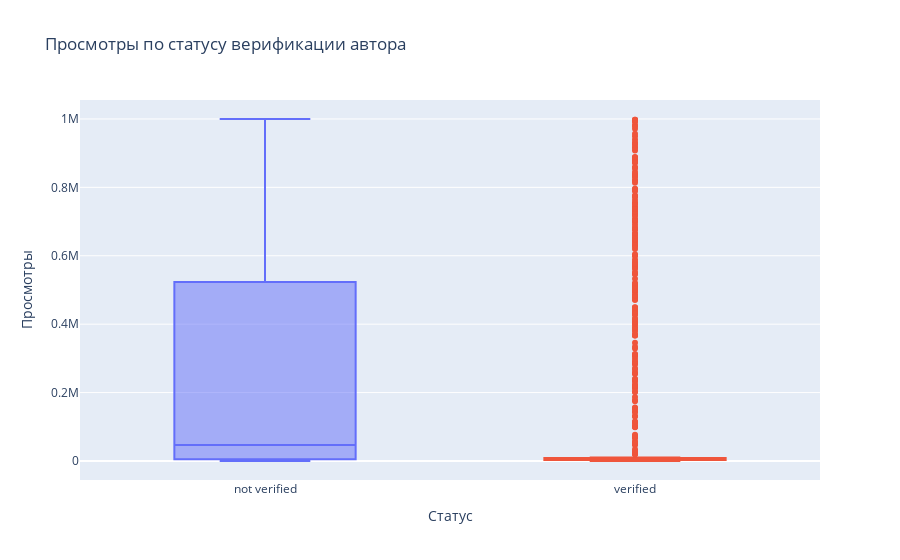
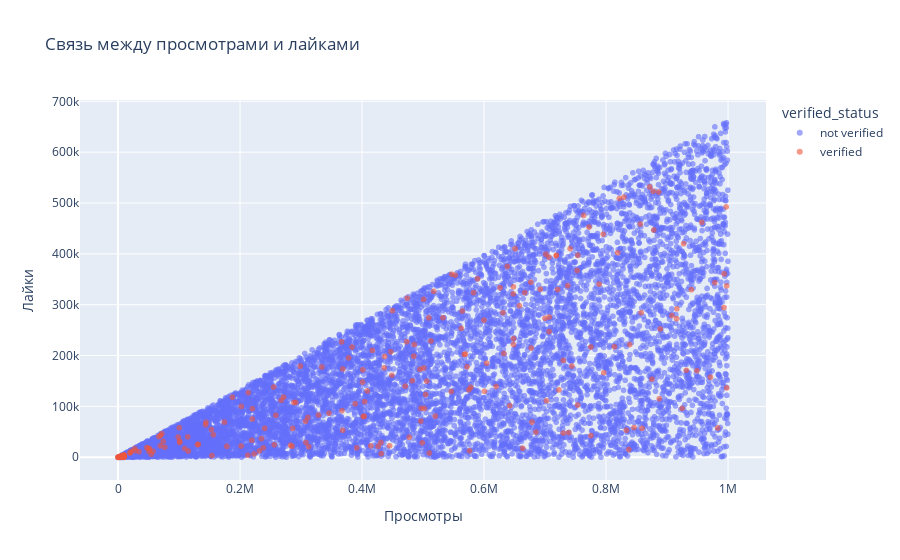
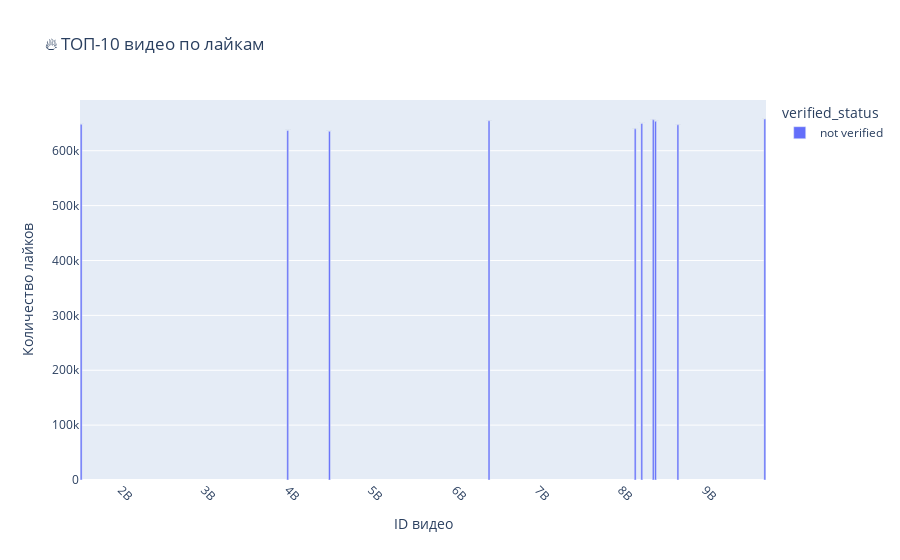
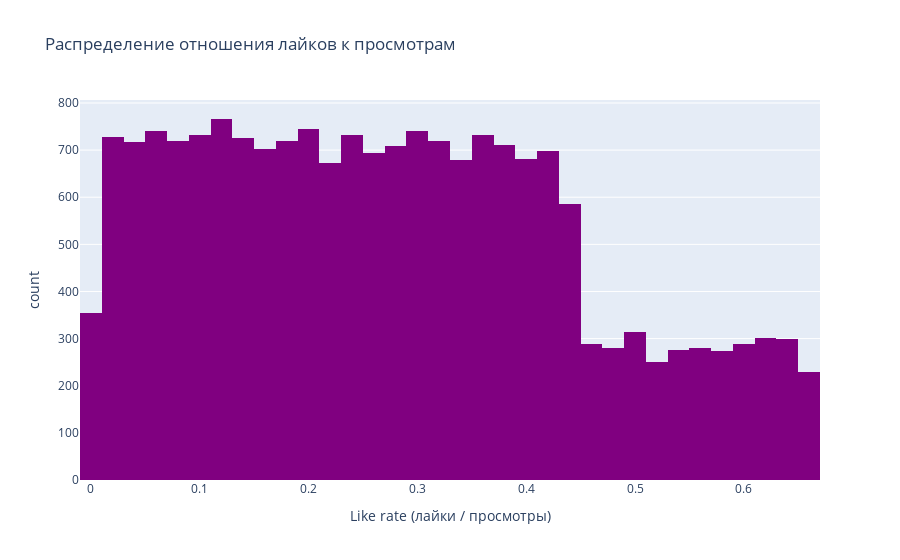

The notebook cell saved with these charts, in order:
### Code cell
# =============================================
# 📊 АНАЛИЗ ТРЕНДОВ TIKTOK (с интерактивными графиками)
# =============================================

# Импорт библиотек
import pandas as pd
import numpy as np
import seaborn as sns
import matplotlib.pyplot as plt
import plotly.express as px
import plotly.graph_objects as go

# Настройки отображения
sns.set(style="whitegrid", palette="pastel")
plt.rcParams["figure.figsize"] = (10, 6)
plt.rcParams["axes.titlesize"] = 14

# =============================================
# 🔹 1. Загрузка очищенного датасета
# =============================================
df = pd.read_csv("data/tiktok_dataset_clean.csv")

print("✅ Dataset loaded successfully!")
print("Shape:", df.shape)
display(df.head())

# =============================================
# 🔹 2. Корреляция метрик активности
# =============================================
numeric_cols = [
    "video_view_count", 
    "video_like_count", 
    "video_share_count", 
    "video_download_count", 
    "video_comment_count"
]

plt.figure(figsize=(10, 6))
sns.heatmap(df[numeric_cols].corr(), annot=True, cmap="coolwarm", fmt=".2f")
plt.title("📊 Корреляция метрик активности TikTok-видео")
plt.show()

# =============================================
# 🔹 3. Влияние верификации автора
# =============================================
fig1 = px.box(
    df,
    x="verified_status",
    y="video_view_count",
    color="verified_status",
    title="Просмотры по статусу верификации автора",
    labels={"verified_status": "Статус", "video_view_count": "Просмотры"}
)
fig1.update_layout(showlegend=False)
fig1.show()

# =============================================
# 🔹 4. Связь лайков и просмотров (интерактивно)
# =============================================
fig2 = px.scatter(
    df,
    x="video_view_count",
    y="video_like_count",
    color="verified_status",
    title="Связь между просмотрами и лайками",
    labels={"video_view_count": "Просмотры", "video_like_count": "Лайки"},
    opacity=0.6
)
fig2.show()

# =============================================
# 🔹 5. ТОП-10 видео по лайкам
# =============================================
top10_liked = df.nlargest(10, "video_like_count")[[
    "video_id", "video_like_count", "video_view_count", "verified_status"
]]

fig3 = px.bar(
    top10_liked,
    x="video_id",
    y="video_like_count",
    color="verified_status",
    text="video_like_count",
    title="🔥 ТОП-10 видео по лайкам",
    labels={"video_id": "ID видео", "video_like_count": "Количество лайков"}
)
fig3.update_traces(texttemplate='%{text:.0f}', textposition='outside')
fig3.update_layout(xaxis_tickangle=45)
fig3.show()

# =============================================
# 🔹 6. Соотношение лайков к просмотрам
# =============================================
df["like_rate"] = df["video_like_count"] / df["video_view_count"]
df = df.replace([np.inf, -np.inf], np.nan).dropna(subset=["like_rate"])

fig4 = px.histogram(
    df,
    x="like_rate",
    nbins=40,
    title="Распределение отношения лайков к просмотрам",
    labels={"like_rate": "Like rate (лайки / просмотры)"},
    color_discrete_sequence=["purple"]
)
fig4.show()

# =============================================
# 🔹 7. Интерактивная матрица корреляций
# =============================================
corr = df[numeric_cols].corr().round(2)
fig5 = go.Figure(
    data=go.Heatmap(
        z=corr.values,
        x=corr.columns,
        y=corr.columns,
        colorscale="RdBu",
        text=corr.values,
        texttemplate="%{text}"
    )
)
fig5.update_layout(title="Интерактивная корреляционная матрица")
fig5.show()

print("✅ Анализ трендов завершён! Все графики отображены.")

### Figure 1 — Plotly figure (JSON) as saved in the notebook; plotly's stock layout.template omitted (floating-point values rounded to 4 significant figures; data arrays with more than 128 entries replaced by an {"elided": "..."} marker saying what was removed)
{"data": [{"alignmentgroup": "True", "hovertemplate": "Статус=%{x}<br>Просмотры=%{y}<extra></extra>", "legendgroup": "not verified", "marker": {"color": "#636efa"}, "name": "not verified", "notched": false, "offsetgroup": "not verified", "orientation": "v", "showlegend": true, "type": "box", "x": {"elided": "17884 str values"}, "x0": " ", "xaxis": "x", "y": {"elided": "17884 float values"}, "y0": " ", "yaxis": "y"}, {"alignmentgroup": "True", "hovertemplate": "Статус=%{x}<br>Просмотры=%{y}<extra></extra>", "legendgroup": "verified", "marker": {"color": "#EF553B"}, "name": "verified", "notched": false, "offsetgroup": "verified", "orientation": "v", "showlegend": true, "type": "box", "x": {"elided": "1200 str values"}, "x0": " ", "xaxis": "x", "y": {"elided": "1200 float values"}, "y0": " ", "yaxis": "y"}], "layout": {"boxmode": "overlay", "legend": {"title": {"text": "Статус"}, "tracegroupgap": 0}, "showlegend": false, "title": {"text": "Просмотры по статусу верификации автора"}, "xaxis": {"anchor": "y", "categoryarray": ["not verified", "verified"], "categoryorder": "array", "domain": [0, 1], "title": {"text": "Статус"}}, "yaxis": {"anchor": "x", "domain": [0, 1], "title": {"text": "Просмотры"}}}}

### Figure 2 — Plotly figure (JSON) as saved in the notebook; plotly's stock layout.template omitted (floating-point values rounded to 4 significant figures; data arrays with more than 128 entries replaced by an {"elided": "..."} marker saying what was removed)
{"data": [{"hovertemplate": "verified_status=not verified<br>Просмотры=%{x}<br>Лайки=%{y}<extra></extra>", "legendgroup": "not verified", "marker": {"color": "#636efa", "opacity": 0.6, "symbol": "circle"}, "mode": "markers", "name": "not verified", "showlegend": true, "type": "scattergl", "x": {"elided": "17884 float values"}, "xaxis": "x", "y": {"elided": "17884 float values"}, "yaxis": "y"}, {"hovertemplate": "verified_status=verified<br>Просмотры=%{x}<br>Лайки=%{y}<extra></extra>", "legendgroup": "verified", "marker": {"color": "#EF553B", "opacity": 0.6, "symbol": "circle"}, "mode": "markers", "name": "verified", "showlegend": true, "type": "scattergl", "x": {"elided": "1200 float values"}, "xaxis": "x", "y": {"elided": "1200 float values"}, "yaxis": "y"}], "layout": {"legend": {"title": {"text": "verified_status"}, "tracegroupgap": 0}, "title": {"text": "Связь между просмотрами и лайками"}, "xaxis": {"anchor": "y", "domain": [0, 1], "title": {"text": "Просмотры"}}, "yaxis": {"anchor": "x", "domain": [0, 1], "title": {"text": "Лайки"}}}}

### Figure 3 — Plotly figure (JSON) as saved in the notebook; plotly's stock layout.template omitted (floating-point values rounded to 4 significant figures)
{"data": [{"hovertemplate": "verified_status=not verified<br>ID видео=%{x}<br>Количество лайков=%{text}<extra></extra>", "legendgroup": "not verified", "marker": {"color": "#636efa", "pattern": {"shape": ""}}, "name": "not verified", "orientation": "v", "showlegend": true, "text": [657800.0, 656200.0, 654600.0, 653600.0, 649700.0, 648100.0, 647200.0, 639900.0, 636800.0, 635300.0], "textposition": "outside", "texttemplate": "%{text:.0f}", "type": "bar", "x": [9715423156, 8377919455, 6409213072, 8405710607, 8240590198, 1520320300, 8673499627, 8161357088, 3996582623, 4496414969], "xaxis": "x", "y": [657800.0, 656200.0, 654600.0, 653600.0, 649700.0, 648100.0, 647200.0, 639900.0, 636800.0, 635300.0], "yaxis": "y"}], "layout": {"barmode": "relative", "legend": {"title": {"text": "verified_status"}, "tracegroupgap": 0}, "title": {"text": "🔥 ТОП-10 видео по лайкам"}, "xaxis": {"anchor": "y", "domain": [0, 1], "tickangle": 45, "title": {"text": "ID видео"}}, "yaxis": {"anchor": "x", "domain": [0, 1], "title": {"text": "Количество лайков"}}}}

### Figure 4 — Plotly figure (JSON) as saved in the notebook; plotly's stock layout.template omitted (floating-point values rounded to 4 significant figures; data arrays with more than 128 entries replaced by an {"elided": "..."} marker saying what was removed)
{"data": [{"bingroup": "x", "hovertemplate": "Like rate (лайки / просмотры)=%{x}<br>count=%{y}<extra></extra>", "legendgroup": "", "marker": {"color": "purple", "pattern": {"shape": ""}}, "name": "", "nbinsx": 40, "orientation": "v", "showlegend": false, "type": "histogram", "x": {"elided": "19084 float values"}, "xaxis": "x", "yaxis": "y"}], "layout": {"barmode": "relative", "legend": {"tracegroupgap": 0}, "title": {"text": "Распределение отношения лайков к просмотрам"}, "xaxis": {"anchor": "y", "domain": [0, 1], "title": {"text": "Like rate (лайки / просмотры)"}}, "yaxis": {"anchor": "x", "domain": [0, 1], "title": {"text": "count"}}}}
